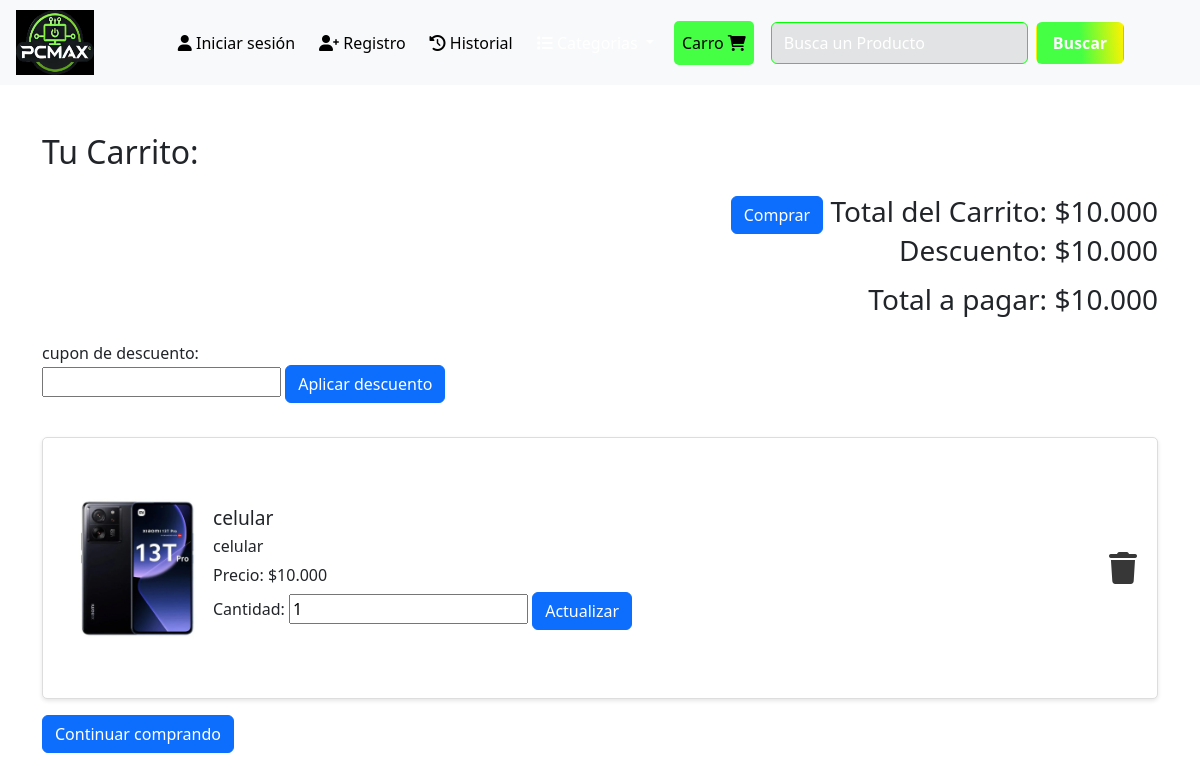
The page /carro_compra/ (signed in) on the database its author committed.
### store/models.py (models this page shows, shortened)
class CarritoProducto(models.Model):
    carrito = models.ForeignKey(Carrito, on_delete=models.CASCADE)
    producto = models.ForeignKey(Producto, on_delete=models.CASCADE)
    cantidad = models.PositiveIntegerField(default=1)

class Producto(models.Model):
    nombre_producto = models.CharField(max_length = 50)
    descripcion_producto = models.TextField()
    precio_producto = models.IntegerField()
    cantidad_producto = models.IntegerField(default=0)
    creacion_producto = models.DateTimeField(auto_now_add=True)
    imagen_producto = models.ImageField(upload_to='producto/', null=True, blank=True)
    id_categoria = models.ForeignKey(Categorias,on_delete=models.CASCADE, default=0)#Sin categoria
    id_almacen = models.ForeignKey(Almacenes, on_delete=models.CASCADE, default=1)

### store/views.py (the view, shortened to what this page needs)
# urls.py: path('carro_compra/', views.carro_compra, name='carro_compra'),
@login_required
def carro_compra(request):
    carrito = get_object_or_404(Carrito, usuario=request.user)
    elementos = ElementoCarrito.objects.filter(carrito=carrito)
    total_carrito = 0
    for elemento in elementos:
        elemento.total = elemento.producto.precio_producto * elemento.cantidad
        total_carrito += elemento.total
    descuento_aplicado = 0
    total_carrito_con_descuento = total_carrito
    request.session['descuento_aplicado'] = descuento_aplicado
    request.session['total_carrito_con_descuento'] = total_carrito_con_descuento
    return render(request, 'carro_compra.html', {
        'elementos': elementos,
        'total_carrito': total_carrito,
        'total_carrito_con_descuento': total_carrito_con_descuento,
        'descuento_aplicado': descuento_aplicado
    })

### store/templatetags/custom_filters.py (called while the page is built)
@register.filter
def currency(value):
    return f'{value:,.0f}'.replace(',', '.')

### store/templates/carro_compra.html (shortened to what this page needs)
{% load bootstrap5 %}
{% load static %}
{% load custom_filters %}
<!DOCTYPE html>
<html lang="es">
<head>
    {% bootstrap_css %}
    <link rel="stylesheet" href="https://cdnjs.cloudflare.com/ajax/libs/font-awesome/6.0.0-beta3/css/all.min.css">
    <link rel="stylesheet" href="{% static 'css/carro_comprao.css' %}">
</head>
<body>
 <nav class="navbar navbar-expand-lg bg-body-tertiary">
  <div>
    <a href="{% url 'home' %}">
        <img src="{% static './images/logo-empresa.jpg' %}" class="logo-PcMax ms-3" alt="Logo Empresa">
    </a>
  </div>
    <div class="container-fluid">
      <div class="collapse navbar-collapse" id="navbarTogglerDemo02">
        <ul class="navbar-nav me-auto mb-2 mb-lg-0">
          <li class="nav-item me-2">
            <a class="nav-link active" href="{% url 'inicio_sesion' %}">
              <i class="fas fa-user"></i>
              Iniciar sesión
            </a>
          </li>
          <li class="nav-item me-2">
            <a class="nav-link active" href="{% url 'registro_cliente' %}">
              <i class="fas fa-user-plus"></i>
              Registro
            </a>
          </li>
          <li class="nav-item me-2">
            <a class="nav-link active" aria-disabled="true">
              <i class="fas fa-history"></i>
              Historial
            </a>
          </li>
          <li class="nav-item me-2 dropdown">
            <a class="nav-link dropdown-toggle" data-bs-toggle="dropdown" href="#" role="button" aria-expanded="false">
              <i class="fas fa-list mx-auto"></i>
            </a>
          </li>
          <li class="nav-item link-carro mx-1">
            <a class="nav-link active  " href="{% url 'carro_compra' %}"">
              Carro
              <i class="fas fa-shopping-cart"></i>
            </a>
          </li>
          <form class="from-buscar d-flex ms-2" method="get">
            <input class="input-buscar-producto form-control me-2" placeholder="Busca un Producto" aria-label="Search">
            <button class="btn btn-buscar px-3 py-2" type="submit">Buscar</button>
          </form>
        </ul>
      </div>
    </div>
</nav>
    <br><br>
    <div class="container">
        <h2>Tu Carrito:</h2>
        <h3 class="my-4 text-end">
            <a href="/compra_producto" class="btn btn-primary">Comprar</a>
            <span>Total del Carrito: ${{ total_carrito|currency }}</span>
            <p>Descuento: ${{ total_carrito_con_descuento|currency }}</p>
            <span>
              {% if descuento_aplicado %}
                  <p>subtotal: ${{ total_carrito_con_descuento|currency }}</p>
              {% else %}
                  <p>Total a pagar: ${{ total_carrito|currency }}</p>
              {% endif %}</span>
        </h3>
        <form method="POST">
          <label for="codigo_descuento">cupon de descuento:</label><br>
          <input type="text" name="codigo_descuento" >
          <button class="btn btn-primary" type="submit">Aplicar descuento</button>
      </form>
      <br>
        <ul class="carrito-lista">
            {% for elemento in elementos %}
            <li class="carrito-item">
                <img src="{{ elemento.producto.imagen_producto.url }}" class="card-img-top productoIMG" alt="{{ elemento.producto.nombre_producto }}">
                <div class="product-details">
                    <h3>{{ elemento.producto.nombre_producto }}</h3>
                    <p>{{ elemento.producto.descripcion_producto }}</p>
                    <p>Precio: ${{ elemento.producto.precio_producto|currency }}</p>
                    <form method="post" action="{% url 'modificar_cantidad_carrito' elemento.id %}">
                        <label for="cantidad">Cantidad:</label>
                        <input type="number" id="cantidad" name="cantidad" value="{{ elemento.cantidad }}" min="1" required>
                        <button class="btn btn-primary" type="submit">Actualizar</button>
                    </form>
                </div>
                <a href="{% url 'eliminar_del_carrito' elemento.id %}" class="eliminar">
                    <i class="fa fa-trash"></i>
                </a>
            </li>
            {% endfor %}
        </ul>
        <a href="/" class="btn btn-primary">Continuar comprando</a> <br><br><br>
    </div>
</body>
</html>

### store/static/css/carro_comprao.css (style rules this page uses)
:root { --color-blanco: #ffffff; --color-gris-2:#f1f1f1 ; --color-gris: #515151; --color-1-empresa: #02ff02; --color-2-empresa: #000000; --color-rojo: #ff0202; }
.navbar { width: 100%; font-weight: 500; z-index: 1; background-color: var(--color-2-empresa); }
.navbar-nav { display: flex; width: 100%; justify-content: center; align-items: center; }
.nav-link { padding: 10px; color: var(--color-blanco); }
.logo-PcMax { position: relative; width: 78px; height: 65px; margin-top: 2px; margin-bottom: 2px; }
.input-buscar-producto { outline: none; color: #000000; }
.input-buscar-producto::placeholder { color: var(--color-blanco); }
.form-control { margin-left: auto; background-color: #3636361d; border-color: var(--color-1-empresa); animation: box-producto 5s ease forwards; animation-iteration-count: infinite; margin-left: 5px; }
.btn-buscar { position: relative; background: linear-gradient(85deg, #44ff44,#44ff44, #fff200); font-weight: 650; color: var(--color-blanco); padding: 2px }
.link-carro { background: linear-gradient(85deg, #44ff44, #44ff44); border-radius: 5px; }
.carrito-lista { list-style-type: none; padding: 0; }
.carrito-item { background-color: #fff; border: 1px solid #ddd; border-radius: 5px; box-shadow: 0 2px 4px rgba(0, 0, 0, 0.1); margin: 10px 0; padding: 55px 20px; display: flex; justify-content: space-between; align-items: center; }
.product-details { flex-grow: 1; }
.product-details h3 { margin: 0; font-size: 1.2em; }
.product-details p { margin: 5px 0; }
.eliminar { color: #383737; text-decoration: none; font-weight: bold; margin-left: 20px; font-size: 2em; }
.productoIMG { width: 150px; }

### rows shown on the page
CarritoProducto: producto.imagen_producto (picture), producto.nombre_producto "celular", producto.descripcion_producto "celular", producto.precio_producto "10.000", cantidad "1"

### other values the page prints
{{ total_carrito|currency }} "10.000"
{{ total_carrito_con_descuento|currency }} "10.000"
